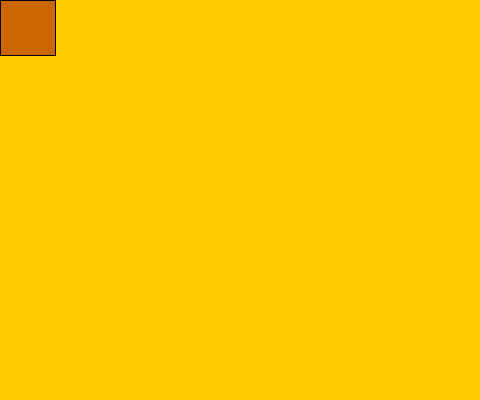
Frame 1 (no input)
Frame 60 (the mouse pressed at the canvas centre just before this capture): identical to frame 1, image omitted
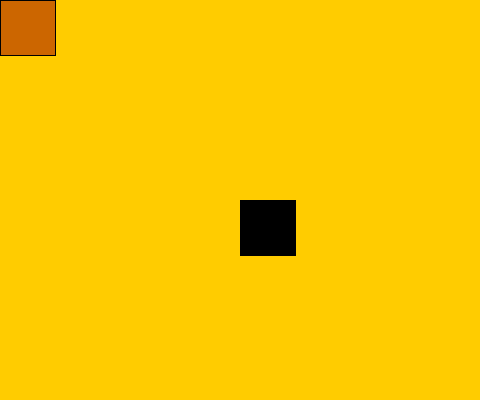
Frame 120 (the mouse held since frame 60 and released just before this capture)

The Processing sketch that drew these frames (run headless with seeded random() and noise(); from frame 60 on, the mouse is pressed at the canvas centre):

// Processing sketch: processing_96851
// ── processing_96851.pde

void setup() {
  size(480, 400);
  background(255, 204, 0);
}

void draw() {
  if (mousePressed) {
    fill(0);
  } else {
    fill(204, 102, 0);
  }
  rect(mouseX, mouseY, 55, 55);
}
